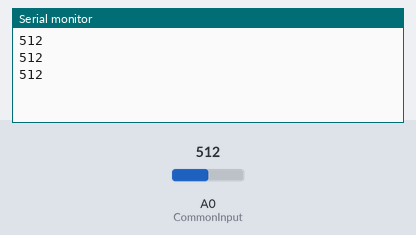
A sketch run on a simulated Arduino Uno, built with avr-gcc and run on an emulated ATmega328P. Shown: the last lines printed to the serial monitor. Wiring (inferred from the names in the program): MCP23017 port expander at I2C address 0x21. Inputs (shaded band) come from the test bench; at power-on: A0 (CommonInput) = 512.

Above: at 1.3 s.
1.4 s: A0 (CommonInput) set to 716
At 1.9 s:
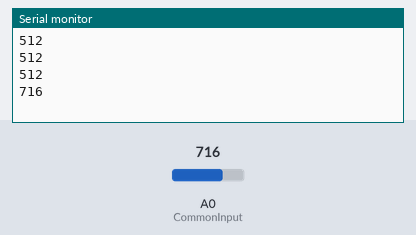
2.9 s: A0 (CommonInput) set to 900
At 3.4 s:
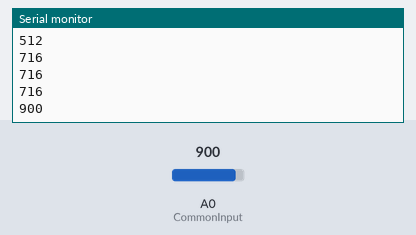
Timing chart, 0 to 5.9 s (numbered marks = the images above; inputs shaded):
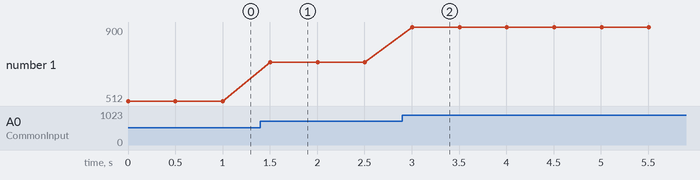

The sketch:

AnalogIn.ino
```cpp
/*
 *  The selection pins(S0, S1, S2, S3) of 74HC4067 IC are connected to PORTA pins(PA0, PA1, PA2, PA3) of MCP23017(U4) IC.
 *  Common I/O of 74HC4067 IC is connected to Arduino analog pin A0
 *  Select jumper positions of AD4=0; AD5=0; AD6=1; to set the Address of U4 as 0x21
 *  Enable pin should be connected to ground to activate the I/O pins. Populate jumper GS7 to connect the Enable pin to GND.
 *  Select the Analog Pin(0-15) by defining the particular number in line number 18 of this code.
 */

#include"Wire.h"

#define CommonInput A0
#define AnalogPin 0                             // Selects pin number 0 of Analog header

void setup()
{
   Serial.begin(9600);                          // Begin Serial Communication
   Wire.begin();                                // Begin I2C Communication
   /*
    *  The following code sets up I2C communication with MCP23017(U4), selects Bank 0 and set all PORTA pins as outputs.
    *  This is because the select pins of 74HC4067 are driven through MCP23017(U4). Please refer MCP23017 datasheet for
    *  register addresses.
    */
   Wire.beginTransmission(0x21);                // Start I2C communication with MCP23017(U4)
   Wire.write(0x00);                            // Set memory mapping address to IODIRA  register of U4
   Wire.write(0x00);                            // Set all PORTA pin of U4 to outputs
   Wire.endTransmission();                      // Ends I2C communication with U4

   pinMode(CommonInput, INPUT);                 // Set Analog Common I/O(Arduino Analog A0) to INPUT
}

void loop()
{
   Wire.beginTransmission(0x21);                // Start I2C communication with MCP23017(U4) IC
   Wire.write(0x12);                            // Set memory mapping address to PORTA register of U4
   Wire.write(AnalogPin);                       // Selects the Analog Pin to read (this will write the selection address to PORTA of U4)
   Wire.endTransmission();                      // Ends I2C communication with U4

   int AdcValue = analogRead(CommonInput);      // Read the ADC value from Common I/O(Arduino Analog A0)

   Serial.println(AdcValue);                    // Print the ADC reading to serial monitor
   delay(500);
}
```

Measured:
- after the input at 1.4 s, the serial monitor: prints a new line after 0.10 s (image 1)
- after the input at 2.9 s, the serial monitor: prints a new line after 0.11 s (image 2)
- plotted number 1: 512 → 716 after the input at 1.4 s, 716 → 900 after the input at 2.9 s
